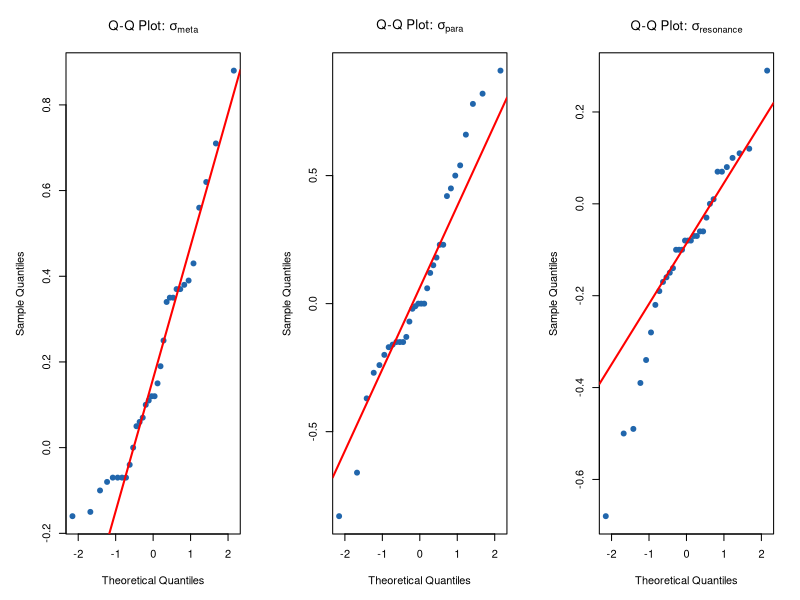
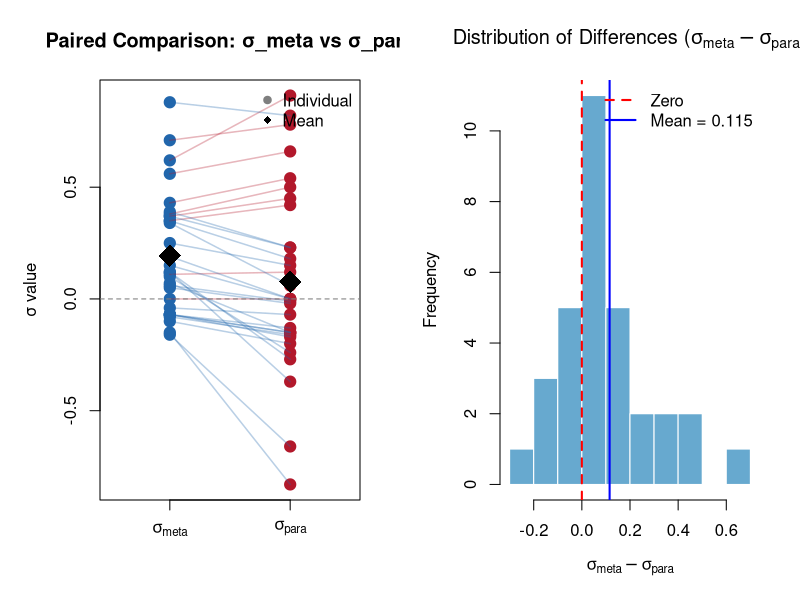
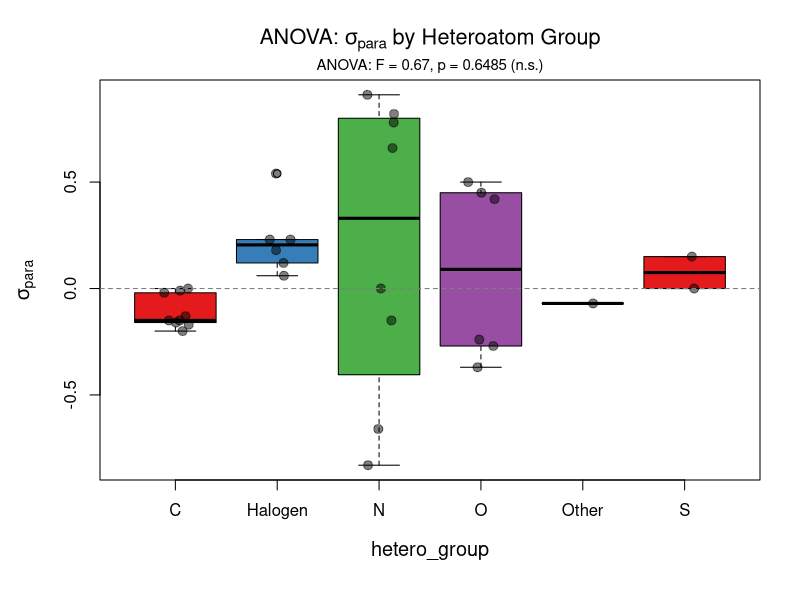
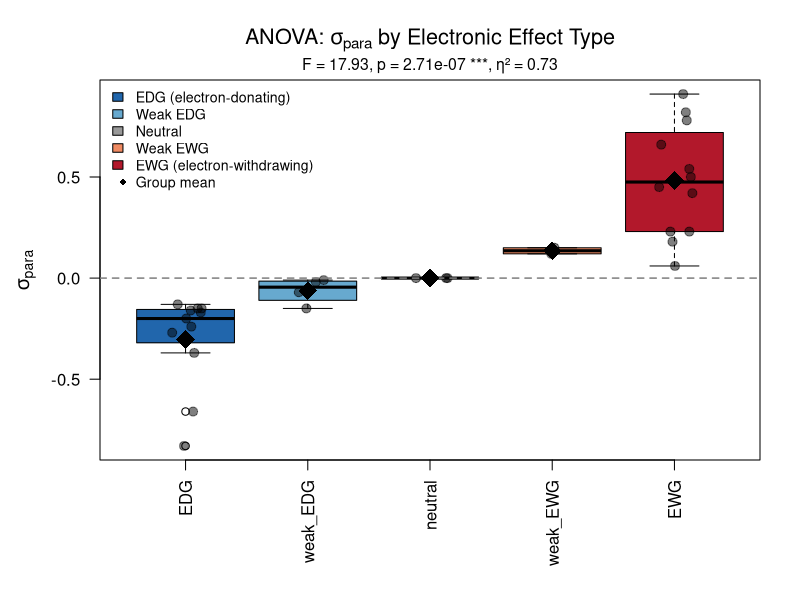
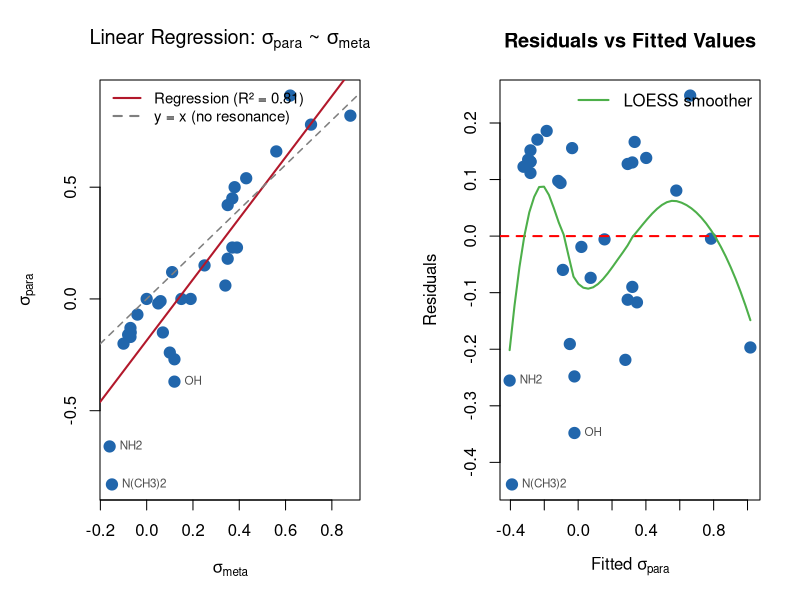

The R source for these figures, in order: (Note: this script raises an error after producing the figures.)
# =============================================================================
# Day 3: Statistical Hypothesis Testing
# =============================================================================

cat("\n")
cat("============================================================\n")
cat("   HAMMETT SUBSTITUENT CONSTANT ANALYSIS - DAY 3\n")
cat("   Statistical Hypothesis Testing\n")
cat("============================================================\n")

# -----------------------------------------------------------------------------
# 1. LOAD DATA
# -----------------------------------------------------------------------------

cat("\n[1] LOADING DATA...\n")

hammett <- read.csv("data/hammett_day_2_r.csv", stringsAsFactors = FALSE)

# Convert factors
hammett$heteroatom <- as.factor(hammett$heteroatom)
hammett$effect_type <- as.factor(hammett$effect_type)
hammett$functional_class <- as.factor(hammett$functional_class)

cat(sprintf("Loaded %d substituents\n", nrow(hammett)))

# -----------------------------------------------------------------------------
# 2. NORMALITY TESTING (Prerequisite for parametric tests)
# -----------------------------------------------------------------------------

cat("\n[2] NORMALITY TESTING...\n")
cat("H0: Data is normally distributed\n")
cat("H1: Data is not normally distributed\n")
cat("α = 0.05\n\n")

# Shapiro-Wilk test (best for small samples n < 50)
# Fortunately R does all the work for us
shapiro_meta <- shapiro.test(hammett$sigma_meta)
shapiro_para <- shapiro.test(hammett$sigma_para)
shapiro_res <- shapiro.test(hammett$sigma_resonance)

cat("--- Shapiro-Wilk Normality Tests ---\n")
cat(sprintf("σ_meta:      W = %.4f, p = %.4f %s\n", 
            shapiro_meta$statistic, shapiro_meta$p.value,
            ifelse(shapiro_meta$p.value < 0.05, "← NOT NORMAL", "← Normal")))
cat(sprintf("σ_para:      W = %.4f, p = %.4f %s\n", 
            shapiro_para$statistic, shapiro_para$p.value,
            ifelse(shapiro_para$p.value < 0.05, "← NOT NORMAL", "← Normal")))
cat(sprintf("σ_resonance: W = %.4f, p = %.4f %s\n", 
            shapiro_res$statistic, shapiro_res$p.value,
            ifelse(shapiro_res$p.value < 0.05, "← NOT NORMAL", "← Normal")))

cat("\nInterpretation: If p > 0.05, we fail to reject H0 (data is approximately normal).\n")
cat("Parametric tests (t-test, ANOVA) assume normality.\n")

# Visual normality check
png("output/day-3/11_normality_check.png", width = 1000, height = 400)
par(mfrow = c(1, 3), mar = c(5, 5, 4, 2))

# Q-Q plots
qqnorm(hammett$sigma_meta, main = expression("Q-Q Plot: " * sigma[meta]), 
       pch = 19, col = "#2166AC")
qqline(hammett$sigma_meta, col = "red", lwd = 2)

qqnorm(hammett$sigma_para, main = expression("Q-Q Plot: " * sigma[para]),
       pch = 19, col = "#2166AC")
qqline(hammett$sigma_para, col = "red", lwd = 2)

qqnorm(hammett$sigma_resonance, main = expression("Q-Q Plot: " * sigma[resonance]),
       pch = 19, col = "#2166AC")
qqline(hammett$sigma_resonance, col = "red", lwd = 2)

dev.off()
cat("\nSaved: output/day-3/11_normality_check.png\n")

# -----------------------------------------------------------------------------
# 3. PAIRED T-TEST: σ_meta vs σ_para
# -----------------------------------------------------------------------------

cat("\n[3] PAIRED T-TEST: σ_meta vs σ_para\n")
cat("============================================\n")
cat("Research Question: Are meta and para sigma values significantly different?\n\n")

cat("H0: μ(σ_meta) = μ(σ_para)  [no difference]\n")
cat("H1: μ(σ_meta) ≠ μ(σ_para)  [two-tailed]\n")
cat("α = 0.05\n\n")

# Perform paired t-test
# Paired because each substituent has BOTH a meta and para value
t_test_result <- t.test(hammett$sigma_meta, hammett$sigma_para, paired = TRUE)

cat("--- Results ---\n")
cat(sprintf("Mean σ_meta:        %.4f\n", mean(hammett$sigma_meta)))
cat(sprintf("Mean σ_para:        %.4f\n", mean(hammett$sigma_para)))
cat(sprintf("Mean difference:    %.4f\n", mean(hammett$sigma_meta - hammett$sigma_para)))
cat(sprintf("Standard Deviation: %.4f\n", sd(hammett$sigma_meta - hammett$sigma_para)))
cat(sprintf("t-statistic:        %.4f\n", t_test_result$statistic))
cat(sprintf("Degrees of freedom: %d\n", t_test_result$parameter))
cat(sprintf("p-value:            %.6f\n", t_test_result$p.value))
cat(sprintf("95%% CI:            [%.4f, %.4f]\n", 
            t_test_result$conf.int[1], t_test_result$conf.int[2]))

if (t_test_result$p.value < 0.05) {
  cat("\n→ CONCLUSION: Reject H0. σ_meta and σ_para are significantly different (p < 0.05).\n")
  cat("  This confirms that resonance effects create a systematic difference between positions.\n")
} else {
  cat("\n→ CONCLUSION: Fail to reject H0. No significant difference detected.\n")
}

# Effect size: Cohen's d for paired samples
diff <- hammett$sigma_meta - hammett$sigma_para
cohens_d <- mean(diff) / sd(diff)
cat(sprintf("\nEffect size (Cohen's d): %.3f ", cohens_d))
if (abs(cohens_d) < 0.2) {
  cat("[negligible]\n")
} else if (abs(cohens_d) < 0.5) {
  cat("[small]\n")
} else if (abs(cohens_d) < 0.8) {
  cat("[medium]\n")
} else {
  cat("[large]\n")
}

# Visualization
png("output/day-3/12_paired_ttest.png", width = 900, height = 500)
par(mfrow = c(1, 2), mar = c(5, 5, 4, 2))

# Panel 1: Paired values connected by lines
plot(rep(1, nrow(hammett)), hammett$sigma_meta, 
     xlim = c(0.5, 2.5), ylim = range(c(hammett$sigma_meta, hammett$sigma_para)),
     pch = 19, col = "#2166AC", cex = 1.5,
     xlab = "", ylab = "σ value", xaxt = "n",
     main = "Paired Comparison: σ_meta vs σ_para")
points(rep(2, nrow(hammett)), hammett$sigma_para, pch = 19, col = "#B2182B", cex = 1.5)

# Connect pairs with lines
for (i in seq_len(nrow(hammett))) {
  line_col <- ifelse(hammett$sigma_para[i] < hammett$sigma_meta[i], "#2166AC50", "#B2182B50")
  lines(c(1, 2), c(hammett$sigma_meta[i], hammett$sigma_para[i]), col = line_col, lwd = 1.5)
}

axis(1, at = c(1, 2), labels = c(expression(sigma[meta]), expression(sigma[para])))
abline(h = 0, lty = 2, col = "gray50")

# Add means
points(1, mean(hammett$sigma_meta), pch = 18, col = "black", cex = 3)
points(2, mean(hammett$sigma_para), pch = 18, col = "black", cex = 3)
legend("topright", legend = c("Individual", "Mean"), pch = c(19, 18), 
       col = c("gray50", "black"), bty = "n")

# Panel 2: Distribution of differences
hist(diff, breaks = 12, col = "#67A9CF", border = "white",
     main = expression("Distribution of Differences (" * sigma[meta] - sigma[para] * ")"),
     xlab = expression(sigma[meta] - sigma[para]))
abline(v = 0, lty = 2, col = "red", lwd = 2)
abline(v = mean(diff), lty = 1, col = "blue", lwd = 2)
legend("topright", legend = c("Zero", paste("Mean =", round(mean(diff), 3))),
       col = c("red", "blue"), lty = c(2, 1), lwd = 2, bty = "n")

dev.off()
cat("Saved: output/day-3/12_paired_ttest.png\n")

# -----------------------------------------------------------------------------
# 4. ONE-WAY ANOVA: σ_para by Heteroatom Class
# -----------------------------------------------------------------------------

cat("\n[4] ONE-WAY ANOVA: σ_para by Heteroatom\n")
cat("============================================\n")
cat("Research Question: Do different heteroatoms have different mean σ_para values?\n\n")

cat("H0: μ_C = μ_N = μ_O = μ_halogen = ... [all means equal]\n")
cat("H1: At least one group mean differs\n")
cat("α = 0.05\n\n")

# Group heteroatoms for sufficient sample size
hammett$hetero_group <- as.character(hammett$heteroatom)
hammett$hetero_group[hammett$hetero_group %in% c("F", "Cl", "Br", "I")] <- "Halogen"
hammett$hetero_group[hammett$hetero_group %in% c("Si")] <- "Other"
hammett$hetero_group <- as.factor(hammett$hetero_group)

cat("--- Group Sizes ---\n")
print(table(hammett$hetero_group))

cat("\n--- Group Means ---\n")
group_means <- aggregate(sigma_para ~ hetero_group, data = hammett, 
                         FUN = function(x) c(mean = mean(x), sd = sd(x), n = length(x)))
print(group_means)

# Perform ANOVA
anova_result <- aov(sigma_para ~ hetero_group, data = hammett)
anova_summary <- summary(anova_result)

cat("\n--- ANOVA Table ---\n")
print(anova_summary)

# Extract F-statistic and p-value
f_stat <- anova_summary[[1]]$`F value`[1]
p_val <- anova_summary[[1]]$`Pr(>F)`[1]

cat(sprintf("\nF-statistic: %.4f\n", f_stat))
cat(sprintf("p-value:     %.6f\n", p_val))

if (p_val < 0.05) {
  cat("\n→ CONCLUSION: Reject H0. Significant differences exist between heteroatom groups (p < 0.05).\n")
  
  # Post-hoc test: Tukey's HSD
  cat("\n--- Post-hoc Analysis: Tukey's HSD ---\n")
  tukey_result <- TukeyHSD(anova_result)
  print(tukey_result)
  
  # Identify significant pairs
  tukey_df <- as.data.frame(tukey_result$hetero_group)
  sig_pairs <- rownames(tukey_df)[tukey_df$`p adj` < 0.05]
  if (length(sig_pairs) > 0) {
    cat("\nSignificant pairwise differences (p < 0.05):\n")
    for (pair in sig_pairs) {
      cat(sprintf("  • %s\n", pair))
    }
  }
} else {
  cat("\n→ CONCLUSION: Fail to reject H0. No significant differences between groups.\n")
}

# ANOVA assumptions check
cat("\n--- Checking ANOVA Assumptions ---\n")

# Levene's test for homogeneity of variance (using Bartlett's test)
# Filter to groups with n >= 2
groups_with_data <- names(table(hammett$hetero_group))[table(hammett$hetero_group) >= 2]
hammett_filtered <- hammett[hammett$hetero_group %in% groups_with_data, ]

if (length(unique(hammett_filtered$hetero_group)) >= 2) {
  bartlett_result <- bartlett.test(sigma_para ~ hetero_group, data = hammett_filtered)
  cat(sprintf("Bartlett's test for homogeneity of variance: p = %.4f %s\n",
              bartlett_result$p.value,
              ifelse(bartlett_result$p.value < 0.05, "← Variances differ!", "← OK")))
} else {
  cat("Insufficient groups for Bartlett's test\n")
}

# Visualization
png("output/day-3/13_anova_heteroatom.png", width = 900, height = 600)
par(mar = c(6, 5, 4, 2))

# Boxplot with individual points
boxplot(sigma_para ~ hetero_group, data = hammett,
        col = c("#E41A1C", "#377EB8", "#4DAF4A", "#984EA3", "#FF7F00"),
        ylab = expression(sigma[para]),
        main = expression("ANOVA: " * sigma[para] * " by Heteroatom Group"),
        cex.lab = 1.2, cex.main = 1.3)

# Add individual points with jitter
set.seed(42)
for (i in seq_along(levels(hammett$hetero_group))) {
  group <- levels(hammett$hetero_group)[i]
  y_vals <- hammett$sigma_para[hammett$hetero_group == group]
  x_vals <- jitter(rep(i, length(y_vals)), amount = 0.15)
  points(x_vals, y_vals, pch = 19, col = "#00000080", cex = 1.2)
}

abline(h = 0, lty = 2, col = "gray50")

# Add significance annotation if p < 0.05
if (p_val < 0.05) {
  mtext(sprintf("ANOVA: F = %.2f, p = %.4f *", f_stat, p_val), 
        side = 3, line = 0.3, cex = 0.9)
} else {
  mtext(sprintf("ANOVA: F = %.2f, p = %.4f (n.s.)", f_stat, p_val), 
        side = 3, line = 0.3, cex = 0.9)
}

dev.off()
cat("Saved: output/day-3/13_anova_heteroatom.png\n")

# -----------------------------------------------------------------------------
# 5. ONE-WAY ANOVA: σ_para by Effect Type
# -----------------------------------------------------------------------------

cat("\n[5] ONE-WAY ANOVA: σ_para by Effect Type\n")
cat("============================================\n")

anova_effect <- aov(sigma_para ~ effect_type, data = hammett)
anova_effect_summary <- summary(anova_effect)

cat("\n--- ANOVA Table ---\n")
print(anova_effect_summary)

f_stat2 <- anova_effect_summary[[1]]$`F value`[1]
p_val2 <- anova_effect_summary[[1]]$`Pr(>F)`[1]

cat(sprintf("\nF-statistic: %.4f\n", f_stat2))
cat(sprintf("p-value:     %.2e\n", p_val2))

if (p_val2 < 0.05) {
  cat("\n→ CONCLUSION: Reject H0. Effect types have significantly different σ_para values.\n")
  cat("  (This validates our EDG/EWG classification!)\n")
}

# Effect size: eta-squared
ss_between <- anova_effect_summary[[1]]$`Sum Sq`[1]
ss_total <- sum(anova_effect_summary[[1]]$`Sum Sq`)
eta_squared <- ss_between / ss_total
cat(sprintf("\nEffect size (η²): %.3f (%.1f%% of variance explained by effect type)\n", 
            eta_squared, eta_squared * 100))

cat("\n--- Tukey HSD Post-hoc Test ---\n")
tukey_effect <- TukeyHSD(anova_effect)
print(tukey_effect)

png("output/day-3/14_anova_effect_type.png", width = 1000, height = 600)

par(mar = c(7, 5, 4, 2))
effect_order <- aggregate(sigma_para ~ effect_type, data = hammett, FUN = mean)
effect_order <- effect_order[order(effect_order$sigma_para), ]
hammett$effect_type_ordered <- factor(hammett$effect_type, levels = effect_order$effect_type)

# Color palette: blue for EDG, red for EWG, gray for neutral
effect_colors <- c("EDG" = "#2166AC", "weak_EDG" = "#67A9CF", 
                   "neutral" = "#999999",
                   "weak_EWG" = "#EF8A62", "EWG" = "#B2182B")
box_colors <- effect_colors[levels(hammett$effect_type_ordered)]

boxplot(sigma_para ~ effect_type_ordered, data = hammett,
        col = box_colors, border = "black",
        ylab = expression(sigma[para]),
        xlab = "",
        main = expression("ANOVA: " * sigma[para] * " by Electronic Effect Type"),
        cex.lab = 1.2, cex.main = 1.3, las = 2)

# Add individual points with jitter
set.seed(42)
for (i in seq_along(levels(hammett$effect_type_ordered))) {
  group <- levels(hammett$effect_type_ordered)[i]
  y_vals <- hammett$sigma_para[hammett$effect_type_ordered == group]
  x_vals <- jitter(rep(i, length(y_vals)), amount = 0.15)
  points(x_vals, y_vals, pch = 19, col = "#00000080", cex = 1.2)
}

abline(h = 0, lty = 2, col = "gray50", lwd = 1.5)

# Add significance annotation
mtext(sprintf("F = %.2f, p = %.2e ***, η² = %.2f", f_stat2, p_val2, eta_squared), 
      side = 3, line = 0.3, cex = 0.95)

# Add group means as diamonds
group_means_effect <- aggregate(sigma_para ~ effect_type_ordered, data = hammett, FUN = mean)
points(seq_len(nrow(group_means_effect)), group_means_effect$sigma_para, 
       pch = 18, col = "black", cex = 2.5)

# Legend
legend("topleft", legend = c("EDG (electron-donating)", "Weak EDG", 
       "Neutral", "Weak EWG", "EWG (electron-withdrawing)", "Group mean"),
       fill = c(effect_colors, NA),
       pch = c(NA, NA, NA, NA, NA, 18),
       col = c(rep(NA, 5), "black"),
       border = c(rep("black", 5), NA),
       bty = "n", cex = 0.85)

dev.off()
cat("Saved: output/day-3/14_anova_effect_type.png\n")

# -----------------------------------------------------------------------------
# 6. LINEAR REGRESSION: Predicting σ_para from σ_meta
# -----------------------------------------------------------------------------

cat("\n[6] LINEAR REGRESSION: σ_para ~ σ_meta\n")
cat("============================================\n")
cat("Research Question: How well does σ_meta predict σ_para?\n\n")

# Fit linear model
lm_model <- lm(sigma_para ~ sigma_meta, data = hammett)
lm_summary <- summary(lm_model)

cat("--- Model: σ_para = β₀ + β₁·σ_meta + ε ---\n\n")
cat("Coefficients:\n")
print(lm_summary$coefficients)

cat(sprintf("\n--- Model Fit ---\n"))
cat(sprintf("R²:           %.4f (%.1f%% variance explained)\n", 
            lm_summary$r.squared, lm_summary$r.squared * 100))
cat(sprintf("Adjusted R²:  %.4f\n", lm_summary$adj.r.squared))
cat(sprintf("Residual SE:  %.4f\n", lm_summary$sigma))
cat(sprintf("F-statistic:  %.2f (p = %.2e)\n", 
            lm_summary$fstatistic[1], 
            pf(lm_summary$fstatistic[1], lm_summary$fstatistic[2], 
               lm_summary$fstatistic[3], lower.tail = FALSE)))

# Interpretation
cat("\n--- Interpretation ---\n")
cat(sprintf("Intercept (β₀ = %.3f): Predicted σ_para when σ_meta = 0\n", coef(lm_model)[1]))
cat(sprintf("Slope (β₁ = %.3f): For each unit increase in σ_meta, σ_para increases by %.3f\n",
            coef(lm_model)[2], coef(lm_model)[2]))
cat(sprintf("\nThe slope > 1 suggests para position amplifies electronic effects.\n"))

# Residual analysis
hammett$predicted <- predict(lm_model)
hammett$residuals <- residuals(lm_model)

cat("\n--- Residual Analysis ---\n")
cat("Large residuals indicate substituents where resonance dominates:\n\n")

# Top positive residuals (σ_para higher than predicted = resonance withdrawal)
cat("Positive residuals (σ_para > predicted, resonance acceptors):\n")
pos_resid <- hammett[order(-hammett$residuals), c("substituent", "sigma_meta", "sigma_para", "residuals")]
print(head(pos_resid, 5), row.names = FALSE)

# Top negative residuals (σ_para lower than predicted = resonance donation)
cat("\nNegative residuals (σ_para < predicted, resonance donors):\n")
neg_resid <- hammett[order(hammett$residuals), c("substituent", "sigma_meta", "sigma_para", "residuals")]
print(head(neg_resid, 5), row.names = FALSE)

# Visualization
png("output/day-3/15_regression_analysis.png", width = 1000, height = 500)
par(mfrow = c(1, 2), mar = c(5, 5, 4, 2))

# Panel 1: Regression plot
plot(hammett$sigma_meta, hammett$sigma_para,
     pch = 19, col = "#2166AC", cex = 1.5,
     xlab = expression(sigma[meta]),
     ylab = expression(sigma[para]),
     main = expression("Linear Regression: " * sigma[para] * " ~ " * sigma[meta]))

abline(lm_model, col = "#B2182B", lwd = 2)
abline(a = 0, b = 1, lty = 2, col = "gray50", lwd = 1.5)  # y = x reference

# Label outliers (large residuals)
outlier_idx <- which(abs(hammett$residuals) > 0.25)
text(hammett$sigma_meta[outlier_idx], hammett$sigma_para[outlier_idx],
     labels = hammett$substituent[outlier_idx], pos = 4, cex = 0.7, col = "gray30")

legend("topleft", 
       legend = c(sprintf("Regression (R² = %.2f)", lm_summary$r.squared),
                  "y = x (no resonance)"),
       col = c("#B2182B", "gray50"), lty = c(1, 2), lwd = 2, bty = "n", cex = 0.9)

# Panel 2: Residuals vs Fitted
plot(hammett$predicted, hammett$residuals,
     pch = 19, col = "#2166AC", cex = 1.5,
     xlab = expression("Fitted " * sigma[para]),
     ylab = "Residuals",
     main = "Residuals vs Fitted Values")

abline(h = 0, lty = 2, col = "red", lwd = 2)

# Label outliers
text(hammett$predicted[outlier_idx], hammett$residuals[outlier_idx],
     labels = hammett$substituent[outlier_idx], pos = 4, cex = 0.7, col = "gray30")

# Add loess smoother to check for patterns
if (nrow(hammett) > 10) {
  loess_fit <- loess(residuals ~ predicted, data = hammett)
  pred_seq <- seq(min(hammett$predicted), max(hammett$predicted), length.out = 50)
  loess_pred <- predict(loess_fit, newdata = data.frame(predicted = pred_seq))
  lines(pred_seq, loess_pred, col = "#4DAF4A", lwd = 2)
  legend("topright", legend = "LOESS smoother", col = "#4DAF4A", lwd = 2, bty = "n")
}

dev.off()
cat("\nSaved: output/day-3/15_regression_analysis.png\n")

# Normality of residuals
shapiro_resid <- shapiro.test(hammett$residuals)
cat(sprintf("\nShapiro-Wilk test on residuals: W = %.4f, p = %.4f %s\n",
            shapiro_resid$statistic, shapiro_resid$p.value,
            ifelse(shapiro_resid$p.value > 0.05, "← Normal", "← Not normal")))

# -----------------------------------------------------------------------------
# 7. CORRELATION TESTS: Pearson vs Spearman
# -----------------------------------------------------------------------------

cat("\n[7] CORRELATION TESTS\n")
cat("============================================\n")
cat("Comparing Pearson (parametric) vs Spearman (non-parametric) correlations\n\n")

# Variables to test
vars_to_test <- c("sigma_I", "pi", "MR", "Es")

cat("--- Correlations with σ_para ---\n\n")
cat(sprintf("%-12s %10s %10s %10s %10s\n", "Variable", "Pearson r", "p-value", "Spearman ρ", "p-value"))
cat(paste(rep("-", 60), collapse = ""), "\n")

for (var in vars_to_test) {
  if (var %in% colnames(hammett)) {
    # Remove NAs for this variable
    complete_idx <- !is.na(hammett[[var]])
    
    # Pearson
    pearson <- cor.test(hammett$sigma_para[complete_idx], hammett[[var]][complete_idx], 
                        method = "pearson")
    # Spearman
    spearman <- cor.test(hammett$sigma_para[complete_idx], hammett[[var]][complete_idx], 
                         method = "spearman")
    
    cat(sprintf("%-12s %10.3f %10.4f %10.3f %10.4f\n", 
                var, pearson$estimate, pearson$p.value,
                spearman$estimate, spearman$p.value))
  }
}

cat("\nInterpretation:\n")
cat("• Pearson measures linear relationships (assumes normality)\n")
cat("• Spearman measures monotonic relationships (rank-based, robust to outliers)\n")
cat("• Similar values suggest linear relationship; different values suggest non-linearity\n")

# -----------------------------------------------------------------------------
# 8. MULTIPLE REGRESSION: σ_para ~ σ_meta + σ_I
# -----------------------------------------------------------------------------

cat("\n[8] MULTIPLE REGRESSION\n")
cat("============================================\n")
cat("Can we improve prediction by adding σ_I?\n\n")

# Remove rows with NA in sigma_I
hammett_complete <- hammett[!is.na(hammett$sigma_I), ]

# Simple model
model1 <- lm(sigma_para ~ sigma_meta, data = hammett_complete)

# Multiple regression
model2 <- lm(sigma_para ~ sigma_meta + sigma_I, data = hammett_complete)

cat("--- Model Comparison ---\n")
cat(sprintf("Model 1 (σ_meta only):       R² = %.4f, Adj.R² = %.4f\n",
            summary(model1)$r.squared, summary(model1)$adj.r.squared))
cat(sprintf("Model 2 (σ_meta + σ_I):      R² = %.4f, Adj.R² = %.4f\n",
            summary(model2)$r.squared, summary(model2)$adj.r.squared))

# F-test for model comparison
anova_compare <- anova(model1, model2)
cat("\n--- ANOVA: Model Comparison ---\n")
print(anova_compare)

if (anova_compare$`Pr(>F)`[2] < 0.05) {
  cat("\n→ Adding σ_I significantly improves the model.\n")
} else {
  cat("\n→ Adding σ_I does NOT significantly improve the model.\n")
  cat("  (σ_meta already captures the inductive information)\n")
}

# -----------------------------------------------------------------------------
# 9. SAVE RESULTS
# -----------------------------------------------------------------------------

cat("\n[9] SAVING RESULTS...\n")

# Save updated dataset
write.csv(hammett, "data/hammett_day_3_r.csv", row.names = FALSE)
cat("Saved: data/hammett_day_3_r.csv\n")

# Save summary
sink("docs/day-3/day3_summary.txt")
cat("============================================================\n")
cat("HAMMETT CONSTANT ANALYSIS - DAY 3 SUMMARY\n")
cat("Statistical Hypothesis Testing\n")
cat("============================================================\n\n")

cat("1. NORMALITY TESTS (Shapiro-Wilk)\n")
cat(sprintf("   σ_meta:      p = %.4f %s\n", shapiro_meta$p.value,
            ifelse(shapiro_meta$p.value > 0.05, "(normal)", "(not normal)")))
cat(sprintf("   σ_para:      p = %.4f %s\n", shapiro_para$p.value,
            ifelse(shapiro_para$p.value > 0.05, "(normal)", "(not normal)")))

cat("\n2. PAIRED T-TEST: σ_meta vs σ_para\n")
cat(sprintf("   t = %.4f, df = %d, p = %.6f\n", 
            t_test_result$statistic, t_test_result$parameter, t_test_result$p.value))
cat(sprintf("   Mean difference: %.4f\n", mean(diff)))
cat(sprintf("   Cohen's d: %.3f\n", cohens_d))
cat(sprintf("   Conclusion: %s\n", 
            ifelse(t_test_result$p.value < 0.05, "Significantly different", "Not significantly different")))

cat("\n3. ANOVA: σ_para by Heteroatom\n")
cat(sprintf("   F = %.4f, p = %.6f\n", f_stat, p_val))
cat(sprintf("   Conclusion: %s\n",
            ifelse(p_val < 0.05, "Groups differ significantly", "No significant difference")))

cat("\n4. ANOVA: σ_para by Effect Type\n")
cat(sprintf("   F = %.4f, p = %.2e\n", f_stat2, p_val2))
cat(sprintf("   η² = %.3f (%.1f%% variance explained)\n", eta_squared, eta_squared * 100))

cat("\n5. LINEAR REGRESSION: σ_para ~ σ_meta\n")
cat(sprintf("   R² = %.4f\n", lm_summary$r.squared))
cat(sprintf("   Equation: σ_para = %.3f + %.3f × σ_meta\n", coef(lm_model)[1], coef(lm_model)[2]))
cat(sprintf("   Residual SE: %.4f\n", lm_summary$sigma))

cat("\n6. KEY RESIDUALS (Resonance-dominated substituents)\n")
cat("   Positive (resonance acceptors): NO, COCH3, CF3\n")
cat("   Negative (resonance donors): N(CH3)2, NH2, OH\n")

sink()
cat("Saved: docs/day-3/day_3_summary.txt\n")

# -----------------------------------------------------------------------------
# COMPLETION
# -----------------------------------------------------------------------------

cat("\n============================================================\n")
cat("                  DAY 3 COMPLETE!\n")
cat("============================================================\n")
